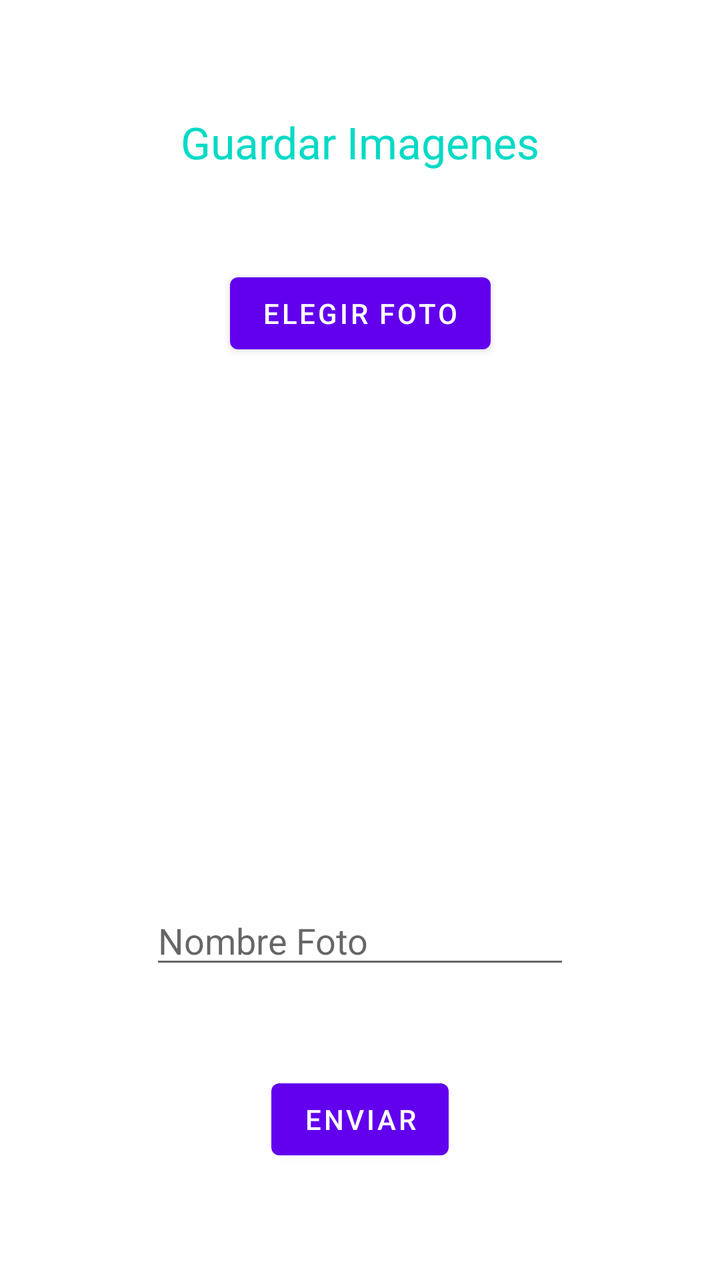
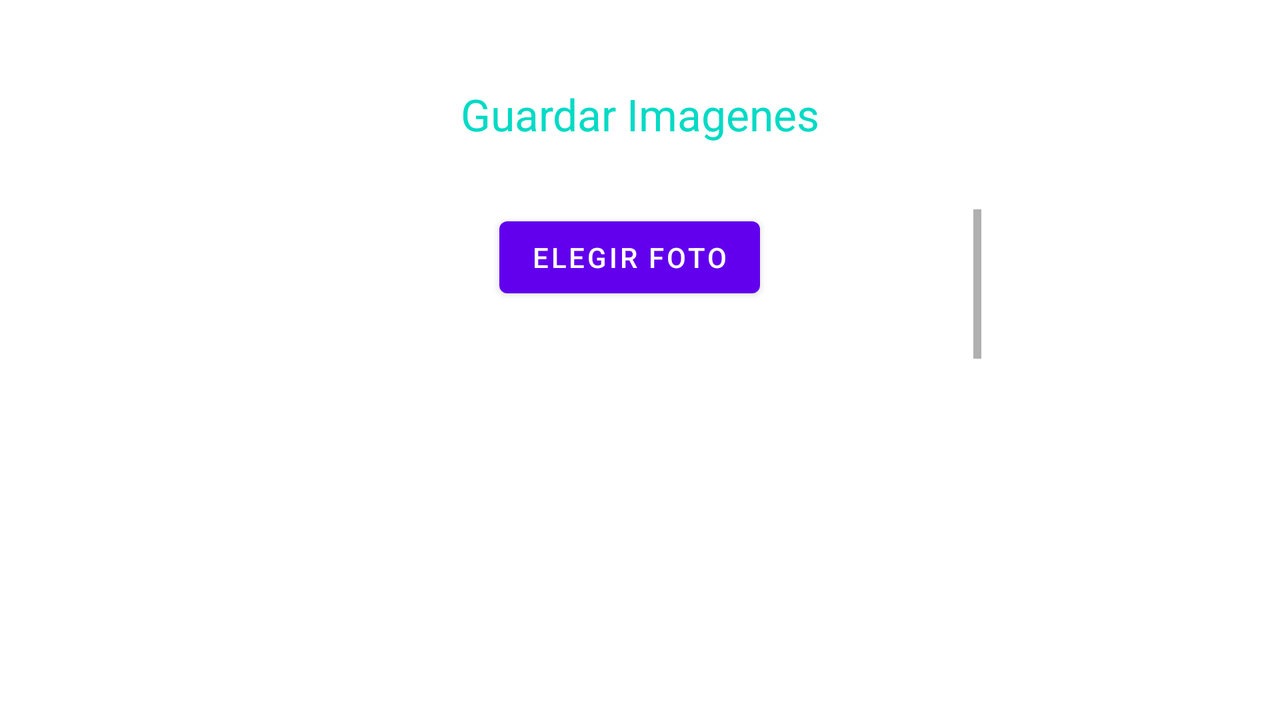

Compare how this app lays out the same screen by default and in its alternative resource folder. The renders come first, then the two layout files and the values they reference.
<!-- AndroidManifest.xml: application theme Theme.SegundaPractica -->
<!-- res/layout/activity_subir_foto.xml -->
<?xml version="1.0" encoding="utf-8"?>
<androidx.constraintlayout.widget.ConstraintLayout xmlns:android="http://schemas.android.com/apk/res/android"
    xmlns:app="http://schemas.android.com/apk/res-auto"
    xmlns:tools="http://schemas.android.com/tools"
    android:layout_width="match_parent"
    android:layout_height="match_parent"
    android:padding="10dp"
    tools:context=".SubirFoto">


    <EditText
        android:id="@+id/editTextNombreFoto"
        android:layout_width="wrap_content"
        android:layout_height="wrap_content"
        android:ems="10"
        android:hint="Nombre Foto"
        android:inputType="textPersonName"
        app:layout_constraintBottom_toTopOf="@+id/sendBtn"
        app:layout_constraintEnd_toEndOf="parent"
        app:layout_constraintHorizontal_bias="0.5"
        app:layout_constraintStart_toStartOf="parent"
        app:layout_constraintTop_toBottomOf="@+id/imageView2" />

    <Button
        android:id="@+id/chooseBtn"
        android:layout_width="wrap_content"
        android:layout_height="wrap_content"
        android:text="Elegir foto"
        app:layout_constraintBottom_toTopOf="@+id/imageView2"
        app:layout_constraintEnd_toEndOf="parent"
        app:layout_constraintHorizontal_bias="0.5"
        app:layout_constraintStart_toStartOf="parent"
        app:layout_constraintTop_toBottomOf="@+id/textView" />

    <Button
        android:id="@+id/sendBtn"
        android:layout_width="wrap_content"
        android:layout_height="wrap_content"
        android:text="Enviar"
        app:layout_constraintBottom_toBottomOf="parent"
        app:layout_constraintEnd_toEndOf="parent"
        app:layout_constraintHorizontal_bias="0.5"
        app:layout_constraintStart_toStartOf="parent"
        app:layout_constraintTop_toBottomOf="@+id/editTextNombreFoto" />

    <TextView
        android:id="@+id/textView"
        android:layout_width="269dp"
        android:layout_height="30dp"
        android:text="Guardar Imagenes"
        android:textAlignment="center"
        android:textAppearance="@style/TextAppearance.AppCompat.Large"
        android:textColor="@color/colorAccent"
        app:layout_constraintBottom_toTopOf="@+id/chooseBtn"
        app:layout_constraintEnd_toEndOf="parent"
        app:layout_constraintHorizontal_bias="0.5"
        app:layout_constraintStart_toStartOf="parent"
        app:layout_constraintTop_toTopOf="parent" />

    <ImageView
        android:id="@+id/imageView2"
        android:layout_width="177dp"
        android:layout_height="175dp"
        app:layout_constraintBottom_toTopOf="@+id/editTextNombreFoto"
        app:layout_constraintEnd_toEndOf="parent"
        app:layout_constraintHorizontal_bias="0.5"
        app:layout_constraintStart_toStartOf="parent"

        app:layout_constraintTop_toBottomOf="@+id/chooseBtn"
        app:srcCompat="@drawable/image_border"
        tools:srcCompat="@tools:sample/avatars" />

</androidx.constraintlayout.widget.ConstraintLayout>
<!-- resources referenced by this layout -->
<resources>
  <color name="colorAccent">#03DAC5</color>
  <style name="Theme.SegundaPractica" parent="Theme.MaterialComponents.DayNight.DarkActionBar">
          
          <item name="colorPrimary">@color/purple_500</item>
          <item name="colorPrimaryVariant">@color/purple_700</item>
          <item name="colorOnPrimary">@color/white</item>
          
          <item name="colorSecondary">@color/teal_200</item>
          <item name="colorSecondaryVariant">@color/teal_700</item>
          <item name="colorOnSecondary">@color/black</item>
          
          <item name="android:statusBarColor" tools:targetApi="l">?attr/colorPrimaryVariant</item>
          
      </style>
  <color name="purple_500">#FF6200EE</color>
  <color name="purple_700">#FF3700B3</color>
  <color name="white">#FFFFFFFF</color>
  <color name="teal_200">#FF03DAC5</color>
  <color name="teal_700">#FF018786</color>
  <color name="black">#FF000000</color>
</resources>
<!-- res/layout-land/activity_subir_foto.xml (the repository's variant of the layout above) -->
<!-- drawn on the phone turned sideways -->
<?xml version="1.0" encoding="utf-8"?>
<androidx.constraintlayout.widget.ConstraintLayout xmlns:android="http://schemas.android.com/apk/res/android"
    xmlns:app="http://schemas.android.com/apk/res-auto"
    xmlns:tools="http://schemas.android.com/tools"
    android:layout_width="match_parent"
    android:layout_height="match_parent"
    android:padding="10dp"
    tools:context=".SubirFoto">


    <TextView
        android:id="@+id/textView"
        android:layout_width="269dp"
        android:layout_height="30dp"
        android:text="Guardar Imagenes"
        android:textAlignment="center"
        android:textAppearance="@style/TextAppearance.AppCompat.Large"
        android:textColor="@color/colorAccent"
        app:layout_constraintBottom_toTopOf="@+id/scrollView2"
        app:layout_constraintEnd_toEndOf="parent"
        app:layout_constraintStart_toStartOf="parent"
        app:layout_constraintTop_toTopOf="parent"
        app:layout_constraintVertical_bias="0.714" />

    <ScrollView
        android:id="@+id/scrollView2"
        android:layout_width="341dp"
        android:layout_height="185dp"
        android:layout_gravity="center"
        android:layout_marginBottom="28dp"
        app:layout_constraintBottom_toBottomOf="parent"
        app:layout_constraintEnd_toEndOf="parent"
        app:layout_constraintStart_toStartOf="parent"
        app:layout_constraintTop_toBottomOf="@+id/textView">

        <LinearLayout
            android:layout_width="match_parent"
            android:layout_height="wrap_content"
            android:orientation="vertical"

            app:layout_constraintBottom_toBottomOf="parent"
            app:layout_constraintEnd_toEndOf="parent"
            app:layout_constraintHorizontal_bias="0.0"
            app:layout_constraintStart_toStartOf="parent"
            app:layout_constraintTop_toTopOf="parent"
            app:layout_constraintVertical_bias="1.0">

            <Button
                android:id="@+id/chooseBtn"
                android:layout_width="wrap_content"
                android:layout_height="wrap_content"
                android:layout_marginLeft="100dp"
                android:text="Elegir foto" />

            <Space
                android:layout_width="wrap_content"
                android:layout_height="30dp" />

            <ImageView
                android:id="@+id/imageView2"
                android:layout_width="253dp"
                android:layout_height="231dp"
                android:layout_marginLeft="50dp"

                app:srcCompat="@drawable/image_border"
                tools:srcCompat="@tools:sample/avatars" />

            <Space
                android:layout_width="wrap_content"
                android:layout_height="30dp" />

            <EditText
                android:id="@+id/editTextNombreFoto"
                android:layout_width="wrap_content"
                android:layout_height="wrap_content"
                android:layout_marginLeft="60dp"
                android:ems="10"
                android:hint="Nombre Foto"
                android:inputType="textPersonName" />

            <Space
                android:layout_width="wrap_content"
                android:layout_height="30dp" />

            <Button
                android:id="@+id/sendBtn"
                android:layout_width="wrap_content"
                android:layout_height="wrap_content"
                android:layout_marginLeft="120dp"
                android:text="Enviar" />

        </LinearLayout>
    </ScrollView>

</androidx.constraintlayout.widget.ConstraintLayout>
